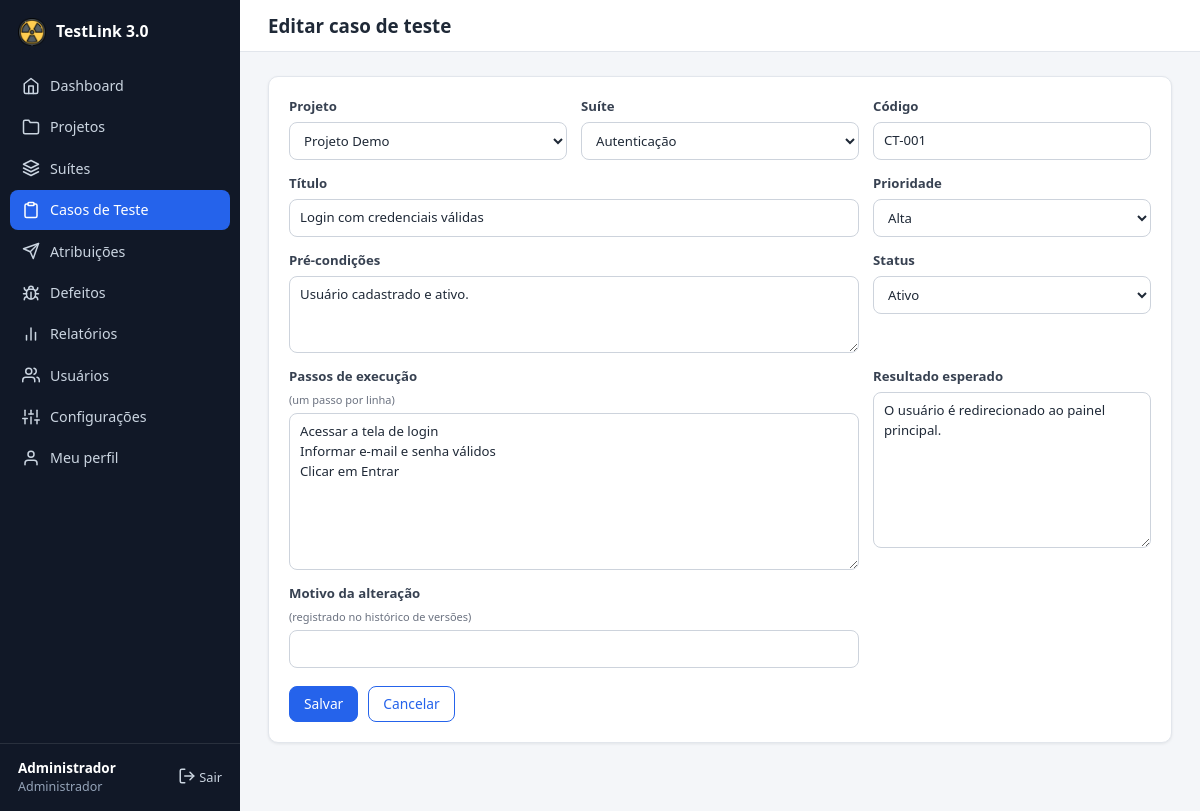
The app's page /case_form.php?id=1 (signed in) with its own data.
### tables this page shows
CREATE TABLE users (
    id            INT UNSIGNED AUTO_INCREMENT PRIMARY KEY,
    name          VARCHAR(120) NOT NULL,
    email         VARCHAR(160) NOT NULL UNIQUE,
    password_hash VARCHAR(255) NOT NULL,
    role          ENUM('admin','tester','developer','viewer') NOT NULL DEFAULT 'tester',
    active        TINYINT(1) NOT NULL DEFAULT 1,
     
    status        ENUM('approved','pending','rejected') NOT NULL DEFAULT 'approved',
    created_at    DATETIME NOT NULL DEFAULT CURRENT_TIMESTAMP
);

CREATE TABLE test_cases (
    id              INT UNSIGNED AUTO_INCREMENT PRIMARY KEY,
    project_id      INT UNSIGNED NOT NULL,
    suite_id        INT UNSIGNED NOT NULL,
    code            VARCHAR(40) NOT NULL,
    title           VARCHAR(200) NOT NULL,
    preconditions   TEXT NULL,
    steps           TEXT NOT NULL,
    expected_result TEXT NOT NULL,
    priority        ENUM('low','medium','high','critical') NOT NULL DEFAULT 'medium',
    status          ENUM('active','inactive') NOT NULL DEFAULT 'active',
    version         INT UNSIGNED NOT NULL DEFAULT 1,
    created_by      INT UNSIGNED NULL,
    created_at      DATETIME NOT NULL DEFAULT CURRENT_TIMESTAMP,
    updated_at      DATETIME NOT NULL DEFAULT CURRENT_TIMESTAMP ON UPDATE CURRENT_TIMESTAMP,
    UNIQUE KEY uq_case_code (project_id, code),
    FOREIGN KEY (project_id) REFERENCES projects(id) ON DELETE CASCADE,
    FOREIGN KEY (suite_id)   REFERENCES suites(id)   ON DELETE CASCADE,
    FOREIGN KEY (created_by) REFERENCES users(id)    ON DELETE SET NULL
);

CREATE TABLE suites (
    id          INT UNSIGNED AUTO_INCREMENT PRIMARY KEY,
    project_id  INT UNSIGNED NOT NULL,
    name        VARCHAR(150) NOT NULL,
    description TEXT NULL,
    created_at  DATETIME NOT NULL DEFAULT CURRENT_TIMESTAMP,
    FOREIGN KEY (project_id) REFERENCES projects(id) ON DELETE CASCADE
);

### includes/db.php (called while the page is built)
<?php
function db(): PDO
{
    static $pdo = null;
    if ($pdo === null) {
        $dsn = 'mysql:host=' . DB_HOST . ';dbname=' . DB_NAME . ';charset=' . DB_CHARSET;
        try {
            $pdo = new PDO($dsn, DB_USER, DB_PASS, [
                PDO::ATTR_ERRMODE            => PDO::ERRMODE_EXCEPTION,
                PDO::ATTR_DEFAULT_FETCH_MODE => PDO::FETCH_ASSOC,
                PDO::ATTR_EMULATE_PREPARES   => false,
            ]);
        } catch (PDOException $e) {
            http_response_code(500);
            exit('<h1>Erro de conexão</h1><p>Não foi possível conectar ao banco de dados. '
                . 'Verifique <code>config/config.php</code> e se o <code>database.sql</code> foi importado.</p>');
        }
    }
    return $pdo;
}
function q(string $sql, array $params = []): PDOStatement
{
    $st = db()->prepare($sql);
    $st->execute($params);
    return $st;
}

### includes/auth.php (called while the page is built, shortened)
<?php
function current_user(): ?array
{
    static $user = false;
    if ($user !== false) {
        return $user;
    }
    $row = q('SELECT id, name, email, role, active FROM users WHERE id = ?', [$_SESSION['uid']])->fetch();
    return $user = $row;
}
function require_login(): array
{
    $u = current_user();
    return $u;
}
function require_role(string ...$roles): array
{
    $u = require_login();
    return $u;
}

### case_form.php (the view, shortened to what this page needs)
<?php
require __DIR__ . '/includes/bootstrap.php';
$me = require_role('admin');
$id = get_int('id');
$case = $id ? q('SELECT * FROM test_cases WHERE id = ?', [$id])->fetch() : null;
$projects = project_list();
$suites = q('SELECT id, project_id, name FROM suites ORDER BY name')->fetchAll();
$pageTitle = $case['id'] ? 'Editar caso de teste' : 'Novo caso de teste';
$active = 'cases.php';
include __DIR__ . '/includes/header.php';
?>
<div class="card">
    <?php if (!$suites): ?>
        <p class="alert alert-warn">Crie ao menos uma suíte antes de cadastrar casos de teste. <a href="suites.php?new=1">Nova suíte</a></p>
    <?php else: ?>
    <form method="post">
        <div class="grid grid-3">
            <label class="field">Projeto
                <select data-project-select><?= options($projects, $case['project_id'], true, 'Selecione…') ?></select>
            </label>
            <label class="field">Suíte
                <select name="suite_id" data-suite-select required>
                    <?php foreach ($suites as $s): ?>
                        <option value="<?= (int)$s['id'] ?>" data-project="<?= (int)$s['project_id'] ?>" <?= (int)$s['id'] === (int)$case['suite_id'] ? 'selected' : '' ?>><?= e($s['name']) ?></option>
                    <?php endforeach; ?>
                </select>
            </label>
            <label class="field">Código <input type="text" name="code" required maxlength="40" value="<?= e($case['code']) ?>"></label>
            <label class="field span-2">Título <input type="text" name="title" required maxlength="200" value="<?= e($case['title']) ?>"></label>
            <label class="field">Prioridade <select name="priority"><?= options(LEVELS, $case['priority']) ?></select></label>
            <label class="field span-2">Pré-condições <textarea name="preconditions" rows="3"><?= e($case['preconditions']) ?></textarea></label>
            <label class="field">Status <select name="status"><?= options(['active' => 'Ativo', 'inactive' => 'Inativo'], $case['status']) ?></select></label>
            <label class="field span-2">Passos de execução <small>(um passo por linha)</small>
                <textarea name="steps" rows="7" required><?= e($case['steps']) ?></textarea>
            </label>
            <label class="field">Resultado esperado <textarea name="expected_result" rows="7" required><?= e($case['expected_result']) ?></textarea></label>
            <label class="field span-2">Motivo da alteração <small>(registrado no histórico de versões)</small>
                <input type="text" name="change_note" maxlength="255" value="<?= e($_POST['change_note'] ?? '') ?>">
            </label>
        </div>
        <div class="form-actions">
            <button class="btn" type="submit">Salvar</button>
            <a class="btn btn-ghost" href="<?= $case['id'] ? 'case_view.php?id=' . (int)$case['id'] : 'cases.php' ?>">Cancelar</a>
        </div>
    </form>
    <?php endif; ?>
</div>
<?php include __DIR__ . '/includes/footer.php'; ?>

### includes/header.php (shortened to what this page needs)
<?php
$user = current_user();
$pageTitle = $pageTitle ?? '';
$active = $active ?? '';
$clean = !empty($_GET['clean']);
$sys = get_setting('system_name', APP_NAME);
?>
<!DOCTYPE html>
<html lang="pt-BR">
<head>
    <link rel="stylesheet" href="assets/css/style.css?v=<?= (int)@filemtime(__DIR__ . '/../assets/css/style.css') ?>">
</head>
<body class="<?= trim(($clean ? 'clean ' : '') . ($bodyClass ?? '')) ?>">
<?php if ($user): ?>
<div class="layout">
    <aside class="sidebar" id="sidebar">
        <a class="brand" href="dashboard.php">
            <img src="assets/img/favicon.png" alt="" width="28" height="28">
            <span><?= e($sys) ?></span>
        </a>
        <nav>
            <?php foreach (nav_items($user['role']) as [$file, $label, $ico]): ?>
                <a href="<?= e($file) ?>" class="<?= $active === strtok($file, '?') ? 'active' : '' ?>">
                    <?= icon($ico) ?> <span><?= e($label) ?></span>
                </a>
            <?php endforeach; ?>
        </nav>
        <div class="sidebar-foot">
            <div class="who">
                <strong><?= e($user['name']) ?></strong>
                <small><?= e(ROLES[$user['role']]) ?></small>
            </div>
            <a href="logout.php" class="logout" title="Sair"><?= icon('logout') ?> Sair</a>
        </div>
    </aside>
    <div class="main">
        <header class="topbar no-print">
            <h1><?= e($pageTitle) ?></h1>
        </header>
        <main class="content">
<?php else: ?>
<main class="auth-wrap">
<?php endif; ?>

### assets/css/style.css (style rules this page uses)
:root { --primary: #2563eb; --primary-dark: #1d4ed8; --primary-soft: #eff4ff; --bg: #f4f6f9; --surface: #ffffff; --border: #e2e6ec; --text: #1f2937; --muted: #6b7280; --sidebar-bg: #111827; --sidebar-text: #cbd5e1; --green: #16a34a; --green-bg: #dcfce7; --red: #dc2626; --red-bg: #fee2e2; --amber: #b45309; --amber-bg: #fef3c7; --blue: #1d4ed8; --blue-bg: #dbeafe; --teal: #0f766e; --teal-bg: #ccfbf1; --gray: #4b5563; --gray-bg: #e5e7eb; --radius: 10px; --shadow: 0 1px 3px rgba(16, 24, 40, .08); --sidebar-w: 240px; }
* { box-sizing: border-box; }
html { font-size: 15px; }
body { margin: 0; background: var(--bg); color: var(--text); font-family: system-ui, -apple-system, "Segoe UI", Roboto, Arial, sans-serif; line-height: 1.5; }
a { color: var(--primary); text-decoration: none; }
h1, h2, h3 { line-height: 1.25; margin: 0 0 .6em; }
.layout { display: flex; min-height: 100vh; }
.sidebar { width: var(--sidebar-w); background: var(--sidebar-bg); color: var(--sidebar-text); display: flex; flex-direction: column; position: fixed; inset: 0 auto 0 0; z-index: 30; }
.brand { display: flex; align-items: center; gap: 10px; padding: 18px 18px 14px; color: #fff; font-weight: 700; font-size: 1.05rem; }
.sidebar nav { flex: 1; overflow-y: auto; padding: 6px 10px; }
.sidebar nav a { display: flex; align-items: center; gap: 10px; padding: 9px 12px; margin-bottom: 2px; color: var(--sidebar-text); border-radius: 8px; font-size: .95rem; }
.sidebar nav a.active { background: var(--primary); color: #fff; }
.sidebar-foot { padding: 14px 18px; border-top: 1px solid rgba(255,255,255,.1); display: flex; justify-content: space-between; align-items: center; gap: 8px; }
.sidebar-foot .who { display: flex; flex-direction: column; min-width: 0; }
.sidebar-foot strong { color: #fff; font-size: .9rem; white-space: nowrap; overflow: hidden; text-overflow: ellipsis; }
.sidebar-foot small { color: #94a3b8; }
.logout { color: var(--sidebar-text); font-size: .85rem; white-space: nowrap; }
.main { flex: 1; margin-left: var(--sidebar-w); min-width: 0; }
.topbar { display: flex; align-items: center; gap: 12px; padding: 14px 28px; background: var(--surface); border-bottom: 1px solid var(--border); position: sticky; top: 0; z-index: 10; }
.topbar h1 { margin: 0; font-size: 1.25rem; }
.content { padding: 24px 28px 48px; max-width: 1280px; }
.card { background: var(--surface); border: 1px solid var(--border); border-radius: var(--radius); box-shadow: var(--shadow); padding: 20px; margin-bottom: 20px; }
.btn { display: inline-flex; align-items: center; gap: 6px; padding: 8px 14px; border-radius: 8px; border: 1px solid var(--primary); background: var(--primary); color: #fff; font: inherit; font-size: .92rem; cursor: pointer; text-decoration: none; line-height: 1.3; }
.btn-ghost { background: transparent; color: var(--primary); }
.field { display: flex; flex-direction: column; gap: 5px; font-size: .88rem; font-weight: 600; color: #374151; }
.field input, .field select, .field textarea, .filters input, .filters select { font: inherit; font-weight: 400; color: var(--text); padding: 8px 10px; border: 1px solid #cdd3dc; border-radius: 8px; background: #fff; width: 100%; }
.field textarea { resize: vertical; }
.field small { font-weight: 400; color: var(--muted); }
.grid { display: grid; gap: 14px; }
.grid-3 { grid-template-columns: repeat(3, 1fr); }
.span-2 { grid-column: span 2; }
.form-actions { display: flex; gap: 10px; margin-top: 18px; flex-wrap: wrap; }

### records on screen
users: name "Administrador", role "Administrador"
test_cases: project "Projeto Demo", suite_id "Autenticação", code "CT-001", title "Login com credenciais válidas", priority "Alta", preconditions "Usuário cadastrado e ativo.", status "Ativo", steps "Acessar a tela de login Informar e-mail e senha válidos Clicar em Entrar", expected_result "O usuário é redirecionado ao painel principal."

### other values on screen
$sys "TestLink 3.0"
$label "Dashboard"
$label "Projetos"
$label "Suítes"
$label "Casos de Teste"
$label "Atribuições"
$label "Defeitos"
$label "Relatórios"
$label "Usuários"
$label "Configurações"
$label "Meu perfil"
$pageTitle "Editar caso de teste"
